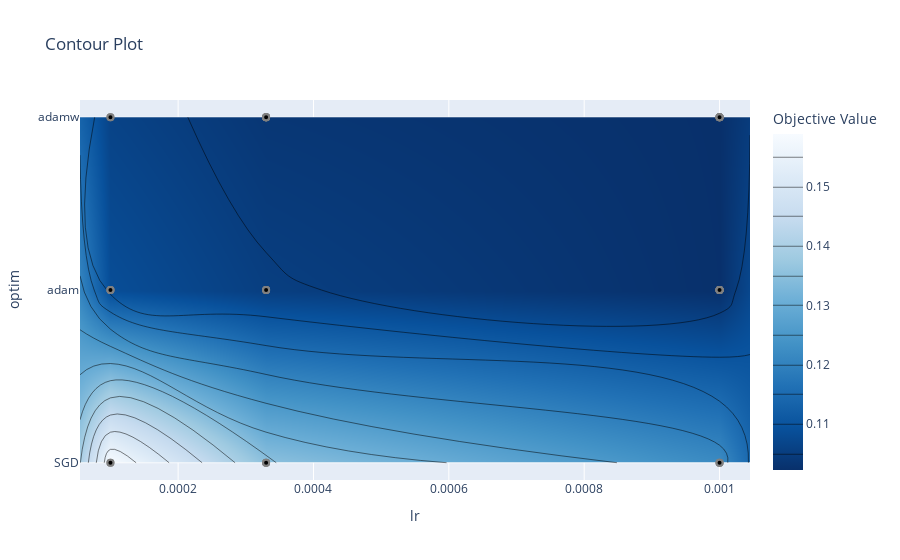

The code cell stored with this chart in its notebook:
### Code cell
fig = plot_contour(study, params=['optim', 'lr'])
fig.show()

### Figure 1 — Plotly figure (JSON) as saved in the notebook; plotly's stock layout.template omitted (floating-point values rounded to 4 significant figures)
{"data": [{"colorbar": {"title": {"text": "Objective Value"}}, "colorscale": [[0, "rgb(247,251,255)"], [0.125, "rgb(222,235,247)"], [0.25, "rgb(198,219,239)"], [0.375, "rgb(158,202,225)"], [0.5, "rgb(107,174,214)"], [0.625, "rgb(66,146,198)"], [0.75, "rgb(33,113,181)"], [0.875, "rgb(8,81,156)"], [1, "rgb(8,48,107)"]], "connectgaps": true, "contours": {"coloring": "heatmap"}, "hoverinfo": "none", "line": {"smoothing": 1.3}, "reversescale": true, "type": "contour", "x": [5.5e-05, 0.0001, 0.00033, 0.001, 0.001045], "y": ["SGD", "adam", "adamw"], "z": [[NaN, 0.1589, 0.1353, 0.122, NaN], [NaN, 0.1086, 0.1054, 0.1024, NaN], [NaN, 0.1063, 0.1037, 0.1023, NaN]]}, {"marker": {"color": "black", "line": {"color": "Gray", "width": 2}}, "mode": "markers", "name": "Feasible Trial", "showlegend": false, "type": "scatter", "x": [0.00033, 0.00033, 0.00033, 0.001, 0.0001, 0.001, 0.001, 0.0001, 0.00033, 0.00033, 0.001, 0.001, 0.0001, 0.0001, 0.00033, 0.001, 0.00033, 0.00033, 0.00033, 0.00033, 0.001, 0.00033, 0.00033, 0.001, 0.001, 0.001, 0.001, 0.001, 0.00033, 0.0001, 0.0001, 0.001, 0.001, 0.0001, 0.001, 0.001], "y": ["adam", "SGD", "SGD", "adamw", "SGD", "adamw", "SGD", "SGD", "adamw", "adamw", "adam", "adamw", "adamw", "adamw", "adamw", "adamw", "adamw", "SGD", "adamw", "adam", "adamw", "adam", "adamw", "adam", "adam", "SGD", "adam", "SGD", "adam", "adam", "adam", "adam", "adam", "adam", "adam", "adamw"]}, {"marker": {"color": "#cccccc", "line": {"color": "Gray", "width": 2}}, "mode": "markers", "name": "Infeasible Trial", "showlegend": false, "type": "scatter", "x": [], "y": []}], "layout": {"title": {"text": "Contour Plot"}, "xaxis": {"range": [5.5e-05, 0.001045], "title": {"text": "lr"}}, "yaxis": {"range": [-0.1, 2.1], "title": {"text": "optim"}, "type": "category"}}}
